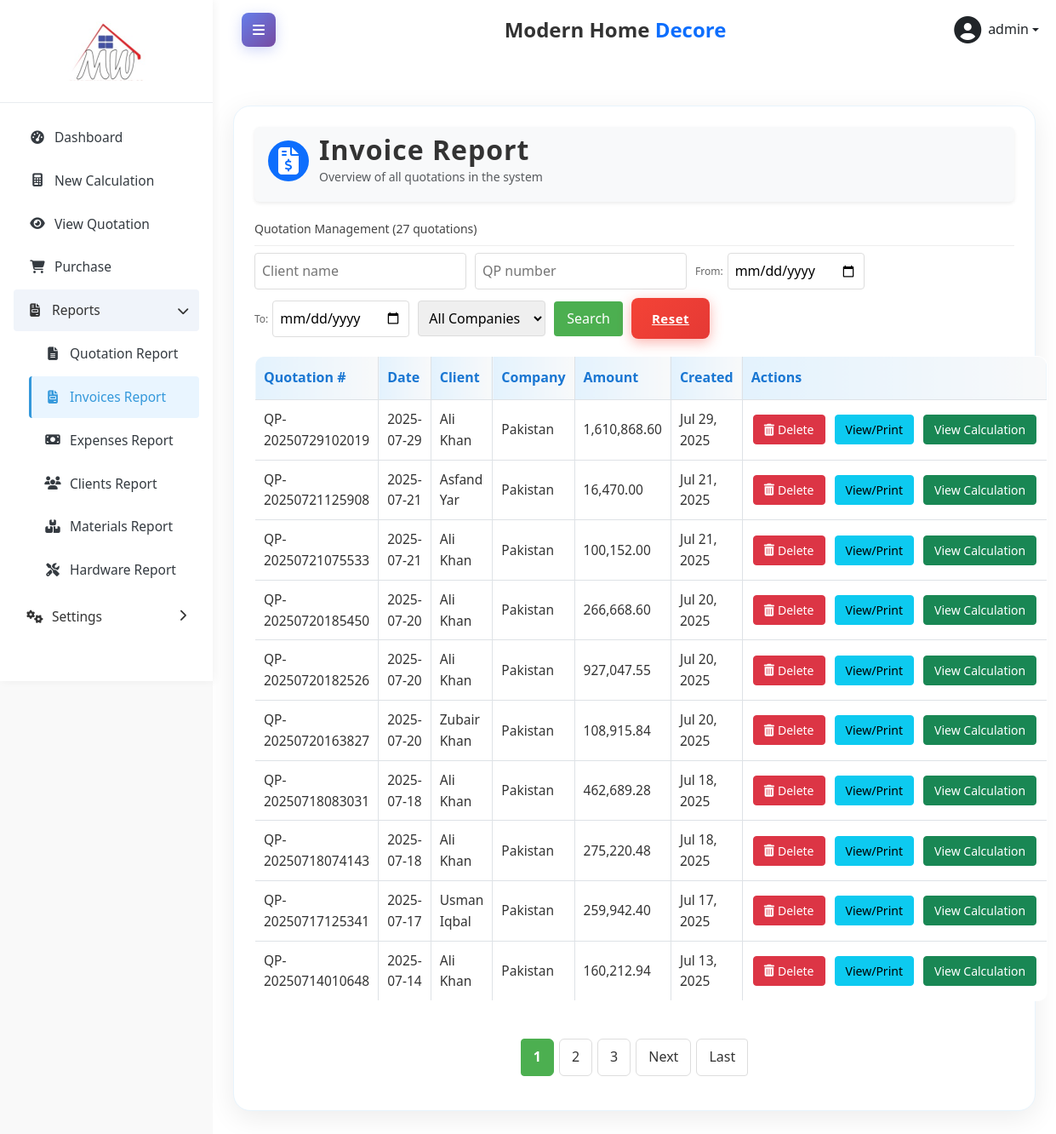
Page /index.php?page=reports_invoices (signed in) on the committed database.
### tables this page shows
CREATE TABLE `quotations` (
  `id` int(11) NOT NULL,
  `company_id` int(11) NOT NULL,
  `client_id` int(11) NOT NULL,
  `quotation_number` varchar(50) NOT NULL,
  `date` date NOT NULL,
  `total_amount` decimal(12,2) NOT NULL DEFAULT 0.00,
  `notes` text DEFAULT NULL,
  `terms` text DEFAULT NULL,
  `window_types` varchar(255) DEFAULT NULL,
  `created_at` timestamp NOT NULL DEFAULT current_timestamp(),
  `updated_at` timestamp NOT NULL DEFAULT current_timestamp() ON UPDATE current_timestamp(),
  `status` enum('draft','sent','paid') DEFAULT 'draft',
  `discount` decimal(12,2) DEFAULT 0.00,
  `svg_data` text DEFAULT NULL
);

CREATE TABLE `clients` (
  `id` int(11) NOT NULL,
  `company_id` int(11) NOT NULL,
  `name` varchar(255) NOT NULL,
  `phone` varchar(50) DEFAULT NULL,
  `address` text DEFAULT NULL,
  `created_at` timestamp NOT NULL DEFAULT current_timestamp(),
  `updated_at` timestamp NOT NULL DEFAULT current_timestamp() ON UPDATE current_timestamp()
);

CREATE TABLE `companies` (
  `id` int(11) NOT NULL,
  `name` varchar(255) NOT NULL,
  `description` text DEFAULT NULL,
  `created_at` timestamp NOT NULL DEFAULT current_timestamp(),
  `updated_at` timestamp NOT NULL DEFAULT current_timestamp() ON UPDATE current_timestamp()
);

### report_invoices.php (the view, shortened to what this page needs)
<?php
require_once 'db.php';
$per_page = 10;
$page_num = isset($_GET['p']) ? max(1, (int)$_GET['p']) : 1;
$offset = max(0, ($page_num - 1) * $per_page);
$search = isset($_GET['search']) ? $conn->real_escape_string($_GET['search']) : '';
$qp_search = isset($_GET['qp_search']) ? $conn->real_escape_string($_GET['qp_search']) : '';
$company_filter = isset($_GET['company']) ? (int)$_GET['company'] : 0;
$date_from = isset($_GET['date_from']) ? $conn->real_escape_string($_GET['date_from']) : '';
$date_to = isset($_GET['date_to']) ? $conn->real_escape_string($_GET['date_to']) : '';
$sql = "
    SELECT
        q.*,
        c.name AS client_name,
        co.name AS company_name,
        COUNT(*) OVER() AS total_count
    FROM quotations q
    INNER JOIN clients c ON q.client_id = c.id
    INNER JOIN companies co ON q.company_id = co.id
";
$sql .= " ORDER BY q.created_at DESC LIMIT $offset, $per_page";
$result = $conn->query($sql);
$quotations = [];
$total_count = 0;
if ($result && $result->num_rows > 0) {
    while ($row = $result->fetch_assoc()) {
        if ($total_count === 0) {
            $total_count = $row['total_count'];
        }
        unset($row['total_count']);
        $quotations[] = $row;
    }
} else {
    $quotations = [];
}
$total_pages = ceil($total_count / $per_page);
?>
<!DOCTYPE html>
<html lang="en">
<head>
</head>
<body>
    <div class="container" style="background:#fff; border-radius:20px; box-shadow:0 8px 32px rgba(0,0,0,0.08); padding:24px; border:1px solid #e8f4fd; max-width:1200px; margin:30px auto;">
        <div class="d-flex align-items-center bg-light rounded shadow-sm pt-2 pb-3 px-3 mb-4" style="gap: 12px;">
            <span class="bg-primary text-white rounded-circle d-flex align-items-center justify-content-center" style="width: 48px; height: 48px; font-size: 2rem;">
                <i class="fas fa-file-invoice-dollar"></i>
            </span>
            <div>
                <h2 class="mb-0" style="font-weight: 600; letter-spacing: 1px;">Invoice Report</h2>
                <small class="text-muted">Overview of all quotations in the system</small>
            </div>
        </div>
        <h3>Quotation Management (<?= $total_count ?> quotations)</h3>
        <form method="get" action="index.php" id="filterForm">
            <div class="search-filter">
                <div class="filter-group">
                    <input type="text" name="search" placeholder="Client name" value="<?= htmlspecialchars($search) ?>">
                </div>
                <div class="filter-group">
                    <input type="text" name="qp_search" placeholder="QP number" value="<?= htmlspecialchars($qp_search) ?>">
                </div>
                <div class="filter-group">
                    <label>From:</label>
                    <input type="date" name="date_from" value="<?= htmlspecialchars($date_from) ?>" onchange="this.form.submit()">
                </div>
                <div class="filter-group">
                    <label>To:</label>
                    <input type="date" name="date_to" value="<?= htmlspecialchars($date_to) ?>" onchange="this.form.submit()">
                </div>
                <select name="company" onchange="this.form.submit()">
                    <option value="0">All Companies</option>
                </select>
                <button type="submit">Search</button>
                <a href="index.php?page=reports_invoices" class="reset-btn">Reset</a>
            </div>
        </form>
        <table class="quotations-table">
            <thead>
                <tr>
                    <th>Quotation #</th>
                    <th>Date</th>
                    <th>Client</th>
                    <th>Company</th>
                    <th>Amount</th>
                    <th>Created</th>
                    <th>Actions</th>
                </tr>
            </thead>
            <tbody>
                <?php if (empty($quotations)): ?>
                    <tr>
                        <td colspan="7" style="text-align: center;">No quotations found</td>
                    </tr>
                <?php else: ?>
                    <?php foreach ($quotations as $quote): ?>
                        <tr>
                            <td><?= htmlspecialchars($quote['quotation_number']) ?></td>
                            <td><?= htmlspecialchars($quote['date']) ?></td>
                            <td><?= htmlspecialchars($quote['client_name']) ?></td>
                            <td><?= htmlspecialchars($quote['company_name']) ?></td>
                            <td><?= number_format($quote['total_amount'] ?? 0, 2) ?></td>
                            <td><?= date('M d, Y', strtotime($quote['created_at'])) ?></td>
                            <td class="actions">
                                <a href="index.php?page=reports_invoices&delete=<?= $quote['id'] ?>" class="btn btn-danger btn-sm d-inline-flex align-items-center gap-1" data-id="<?= $quote['id'] ?>" onclick="return confirm('Are you sure you want to delete this quotation?')">
                                    <i class="fas fa-trash-alt"></i> Delete
                                </a>
                                <a href="Pages/quotations.php?quotation_id=<?= $quote['id'] ?>" class="btn btn-info" target="_blank" style="margin-left: 5px;">View/Print</a>
                                <a href="Pages/view_quotation.php?quotation_id=<?= $quote['id'] ?>" class="btn btn-success btn-calc" target="_blank" style="margin-left: 5px;">View Calculation</a>
                            </td>
                        </tr>
                    <?php endforeach; ?>
                <?php endif; ?>
            </tbody>
        </table>
        <?php if ($total_pages > 1): ?>
            <nav aria-label="Page navigation" class="pagination pagination-sm justify-content-center mt-3">
                <ul class="pagination pagination-sm justify-content-center">
                    <?php
                    $start = max(1, $page_num - 2);
                    $end = min($total_pages, $page_num + 2);
                    for ($i = $start; $i <= $end; $i++): ?>
                        <?php if ($i == $page_num): ?>
                            <li class="page-item"><span class="page-link current"><?= $i ?></span></li>
                        <?php else: ?>
                            <li class="page-item"><a class="page-link" href="index.php?page=reports_invoices&p=<?= $i ?>&search=<?= urlencode($search) ?>&qp_search=<?= urlencode($qp_search) ?>&company=<?= $company_filter ?>&date_from=<?= urlencode($date_from) ?>&date_to=<?= urlencode($date_to) ?>"><?= $i ?></a></li>
                        <?php endif; ?>
                    <?php endfor; ?>
                    <?php if ($page_num < $total_pages): ?>
                        <li class="page-item"><a class="page-link" href="index.php?page=reports_invoices&p=<?= $page_num + 1 ?>&search=<?= urlencode($search) ?>&qp_search=<?= urlencode($qp_search) ?>&company=<?= $company_filter ?>&date_from=<?= urlencode($date_from) ?>&date_to=<?= urlencode($date_to) ?>">Next</a></li>
                        <li class="page-item"><a class="page-link" href="index.php?page=reports_invoices&p=<?= $total_pages ?>&search=<?= urlencode($search) ?>&qp_search=<?= urlencode($qp_search) ?>&company=<?= $company_filter ?>&date_from=<?= urlencode($date_from) ?>&date_to=<?= urlencode($date_to) ?>">Last</a></li>
                    <?php endif; ?>
                </ul>
            </nav>
        <?php endif; ?>
    </div>
</body>
</html>

### index.php (style rules this page uses)
:root { --primary: #3498db; --secondary: #2980b9; --accent: #2c3e50; --light: #f8f9fa; --dark: #343a40; }
body { font-family: 'Segoe UI', sans-serif; background-color: #f5f8fa; }

### report_invoices.php (style rules this page uses)
body { font-family: 'Segoe UI', Tahoma, Geneva, Verdana, sans-serif; line-height: 1.6; color: #333; margin: 0; background-color: #f9f9f9; }
.container { max-width: 1200px; margin: 0 auto; background: #fff; padding: 20px; box-shadow: 0 0 10px rgba(0, 0, 0, 0.1); }
h3 { color: #444; border-bottom: 1px solid #eee; padding-bottom: 10px; margin-top: 0; font-size: 14px; }
table { width: 100%; border-collapse: collapse; margin-top: 20px; }
th, td { text-align: left; border-bottom: 1px solid #ddd; }
th { background-color: #f2f2f2; font-weight: 600; }
.actions { white-space: nowrap; }
.btn { display: inline-block; padding: 6px 12px; margin: 0 2px; text-decoration: none; border-radius: 4px; font-size: 14px; }
.search-filter { margin-bottom: 20px; display: flex; gap: 10px; flex-wrap: wrap; align-items: center; }
.search-filter input, .search-filter select { padding: 8px; border: 1px solid #ddd; border-radius: 4px; min-width: 150px; }
.search-filter button { background-color: #4caf50; color: white; border: none; border-radius: 4px; cursor: pointer; padding: 8px 15px; }
.search-filter .reset-btn { background: linear-gradient(135deg, #f44336, #e53935); color: white; padding: 12px 24px; border: none; border-radius: 8px; font-size: 15px; font-weight: 600; letter-spacing: 0.5px; cursor: pointer; box-shadow: 0 4px 15px rgba(244, 67, 54, 0.4); transition: all 0.3s ease; position: relative; overflow: hidden; z-index: 1; }
.search-filter .reset-btn::before { content: ''; position: absolute; top: 0; left: -75%; width: 50%; height: 100%; background: rgba(255, 255, 255, 0.1); transform: skewX(-20deg); transition: left 0.5s ease; z-index: 0; }
.search-filter .reset-btn { animation: pulse 2.5s infinite ease-in-out; }
.pagination { margin-top: 20px; display: flex; justify-content: center; gap: 5px; }
.pagination a, .pagination span { padding: 8px 14px; border: 1px solid #ddd; border-radius: 6px; text-decoration: none; color: #333; font-size: 16px; margin: 0 2px; min-width: 36px; display: inline-block; text-align: center; }
.pagination .current { background-color: #4caf50; color: white; border-color: #4caf50; font-weight: bold; }
button, input, optgroup, select, textarea { margin: 0; font-family: inherit; line-height: inherit; }
.filter-group { display: flex; align-items: center; gap: 5px; }
.filter-group label { font-size: 12px; color: #666; }
.quotations-table { border: 1px solid #dee2e6; border-radius: 12px; overflow: hidden; width: 100%; background: #fff; margin-bottom: 24px; }
.quotations-table th { background: linear-gradient(90deg, #e3f2fd 0%, #f8f9fa 100%); color: #1976d2; font-weight: 700; font-size: 1rem; text-align: left; vertical-align: middle; padding: 12px 10px; border: 1px solid #dee2e6; }
.quotations-table td { font-size: 0.97rem; color: #333; text-align: left; vertical-align: middle; padding: 10px 10px; border: 1px solid #dee2e6; background: #fff; }
.quotations-table .actions { white-space: nowrap; }

### rows in the picture
quotations: quotation_number "QP-20250729102019", date "2025-07-29", client.name "Ali Khan", company.name "Pakistan", total_amount "1,610,868.60", created_at "Jul 29, 2025"
quotations: quotation_number "QP-20250721125908", date "2025-07-21", client.name "Asfand Yar", company.name "Pakistan", total_amount "16,470.00", created_at "Jul 21, 2025"
quotations: quotation_number "QP-20250721075533", date "2025-07-21", client.name "Ali Khan", company.name "Pakistan", total_amount "100,152.00", created_at "Jul 21, 2025"
quotations: quotation_number "QP-20250720185450", date "2025-07-20", client.name "Ali Khan", company.name "Pakistan", total_amount "266,668.60", created_at "Jul 20, 2025"
quotations: quotation_number "QP-20250720182526", date "2025-07-20", client.name "Ali Khan", company.name "Pakistan", total_amount "927,047.55", created_at "Jul 20, 2025"
quotations: quotation_number "QP-20250720163827", date "2025-07-20", client.name "Zubair Khan", company.name "Pakistan", total_amount "108,915.84", created_at "Jul 20, 2025"
quotations: quotation_number "QP-20250718083031", date "2025-07-18", client.name "Ali Khan", company.name "Pakistan", total_amount "462,689.28", created_at "Jul 18, 2025"
quotations: quotation_number "QP-20250718074143", date "2025-07-18", client.name "Ali Khan", company.name "Pakistan", total_amount "275,220.48", created_at "Jul 18, 2025"
quotations: quotation_number "QP-20250717125341", date "2025-07-17", client.name "Usman Iqbal", company.name "Pakistan", total_amount "259,942.40", created_at "Jul 17, 2025"
quotations: quotation_number "QP-20250714010648", date "2025-07-14", client.name "Ali Khan", company.name "Pakistan", total_amount "160,212.94", created_at "Jul 13, 2025"

### other values in the picture
$_SESSION['username'] "admin"
$total_count "27"
